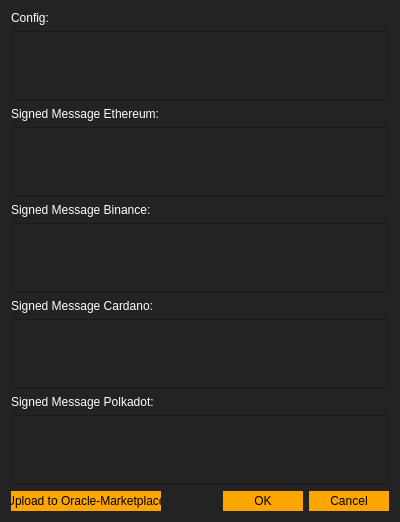
<?xml version="1.0" encoding="UTF-8"?>
<ui version="4.0">
 <class>SignConfigWindow</class>
 <widget class="QDialog" name="SignConfigWindow">
  <property name="geometry">
   <rect>
    <x>0</x>
    <y>0</y>
    <width>400</width>
    <height>359</height>
   </rect>
  </property>
  <property name="windowTitle">
   <string>Dialog</string>
  </property>
  <property name="styleSheet">
   <string notr="true">background-color:#232323;
color:white;</string>
  </property>
  <layout class="QVBoxLayout" name="verticalLayout">
   <item>
    <widget class="QLabel" name="label">
     <property name="text">
      <string>Config:</string>
     </property>
    </widget>
   </item>
   <item>
    <widget class="QPlainTextEdit" name="plainTextEdit_sign_config"/>
   </item>
   <item>
    <widget class="QLabel" name="label_2">
     <property name="text">
      <string>Signed Message Ethereum:</string>
     </property>
    </widget>
   </item>
   <item>
    <widget class="QPlainTextEdit" name="plainTextEdit_signed_ethereum"/>
   </item>
   <item>
    <widget class="QLabel" name="label_3">
     <property name="text">
      <string>Signed Message Binance:</string>
     </property>
    </widget>
   </item>
   <item>
    <widget class="QPlainTextEdit" name="plainTextEdit_signed_binance"/>
   </item>
   <item>
    <widget class="QLabel" name="label_4">
     <property name="text">
      <string>Signed Message Cardano:</string>
     </property>
    </widget>
   </item>
   <item>
    <widget class="QPlainTextEdit" name="plainTextEdit_signed_cardano"/>
   </item>
   <item>
    <widget class="QLabel" name="label_5">
     <property name="text">
      <string>Signed Message Polkadot:</string>
     </property>
    </widget>
   </item>
   <item>
    <widget class="QPlainTextEdit" name="plainTextEdit_signed_polkadot"/>
   </item>
   <item>
    <layout class="QHBoxLayout" name="horizontalLayout">
     <property name="topMargin">
      <number>0</number>
     </property>
     <item>
      <widget class="QPushButton" name="pushButton_upload_tooracle_marketplace">
       <property name="minimumSize">
        <size>
         <width>150</width>
         <height>0</height>
        </size>
       </property>
       <property name="styleSheet">
        <string notr="true">background-color:white;
color:black;
border: none;
/*padding:30px;*/
width:80px;
padding-top:3px;
padding-bottom:3px;
background-color:orange;</string>
       </property>
       <property name="text">
        <string>Upload to Oracle-Marketplace</string>
       </property>
      </widget>
     </item>
     <item>
      <spacer name="horizontalSpacer">
       <property name="orientation">
        <enum>Qt::Horizontal</enum>
       </property>
       <property name="sizeHint" stdset="0">
        <size>
         <width>40</width>
         <height>20</height>
        </size>
       </property>
      </spacer>
     </item>
     <item>
      <widget class="QDialogButtonBox" name="buttonBox">
       <property name="styleSheet">
        <string notr="true">background-color:white;
color:black;
border: none;
/*padding:30px;*/
width:80px;
padding-top:3px;
padding-bottom:3px;
background-color:orange;</string>
       </property>
       <property name="orientation">
        <enum>Qt::Horizontal</enum>
       </property>
       <property name="standardButtons">
        <set>QDialogButtonBox::Cancel|QDialogButtonBox::Ok</set>
       </property>
      </widget>
     </item>
    </layout>
   </item>
  </layout>
 </widget>
 <resources/>
 <connections>
  <connection>
   <sender>buttonBox</sender>
   <signal>accepted()</signal>
   <receiver>SignConfigWindow</receiver>
   <slot>accept()</slot>
   <hints>
    <hint type="sourcelabel">
     <x>248</x>
     <y>254</y>
    </hint>
    <hint type="destinationlabel">
     <x>157</x>
     <y>274</y>
    </hint>
   </hints>
  </connection>
  <connection>
   <sender>buttonBox</sender>
   <signal>rejected()</signal>
   <receiver>SignConfigWindow</receiver>
   <slot>reject()</slot>
   <hints>
    <hint type="sourcelabel">
     <x>316</x>
     <y>260</y>
    </hint>
    <hint type="destinationlabel">
     <x>286</x>
     <y>274</y>
    </hint>
   </hints>
  </connection>
 </connections>
</ui>
